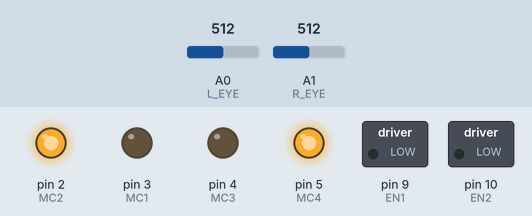
Bench run of a sketch on a simulated Arduino Uno, built with avr-gcc and run on an emulated ATmega328P. Shown: switched loads named in the sketch (green lamp = pin HIGH), output pins drawn as LEDs (lit = HIGH). The inputs (shaded band) are chosen by the test bench; at power-on: A0 (L_EYE) = 512, A1 (R_EYE) = 512.

Above: at 1.2 s.
1.3 s: A0 (L_EYE) set to 444
4.3 s: A0 (L_EYE) set to 418
At 4.55 s:
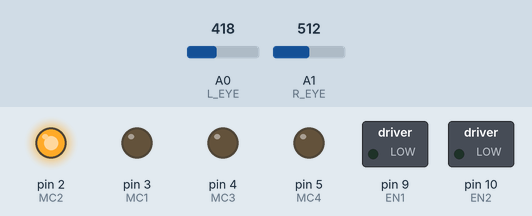
7.3 s: A1 (R_EYE) set to 476
At 7.53 s:
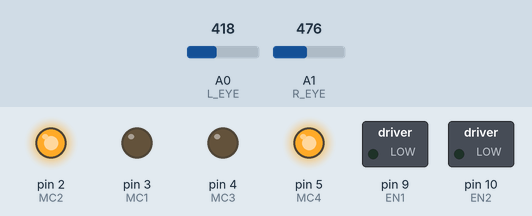
10.3 s: A1 (R_EYE) set to 361
13.3 s: A1 (R_EYE) set to 333
At 13.57 s:
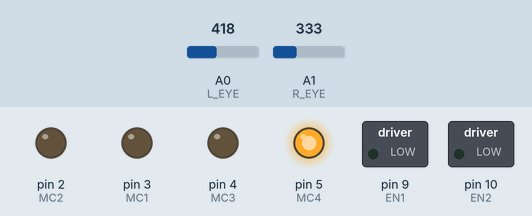
16.3 s: A1 (R_EYE) set to 511
At 16.54 s:
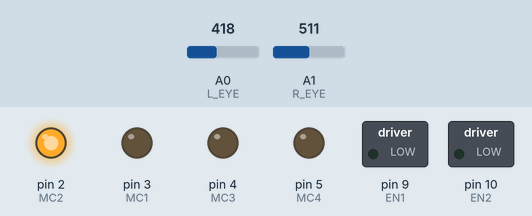
Timing chart, 0 to 20.3 s (numbered marks = the images above; inputs shaded):
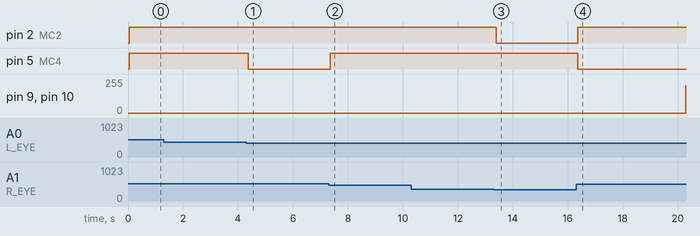

Measured:
- the behaviour switches between 426 and 425 on A0 (L_EYE) (found by bisection; images 0 and 1)
- the behaviour switches between 495 and 494 on A1 (R_EYE) (found by bisection; images 1 and 2)
- the behaviour switches between 343 and 342 on A1 (R_EYE) (found by bisection; images 2 and 3)
- after the input at 4.3 s, pin 5 (MC4): HIGH → LOW after 0.08 s
- after the input at 7.3 s, pin 5 (MC4): LOW → HIGH after 0.05 s
- after the input at 13.3 s, pin 2 (MC2): HIGH → LOW after 0.10 s
- after the input at 16.3 s, pin 2 (MC2): LOW → HIGH after 0.07 s; pin 5 (MC4): HIGH → LOW after 0.07 s

The sketch:

robot_light.ino
```cpp
//ENGINES
const int EN1 = 9; // Enable engine 1
const int MC1 = 3; // H-bridge controls for engine 1
const int MC2 = 2; // H-bridge controls for engine 1

const int EN2 = 10; // Enable engine 2
const int MC3 = 4;  // H-bridge controls for engine 2
const int MC4 = 5;  // H-bridge controls for engine 2

//EYES
const int L_EYE = A0; // LDR 1
const int R_EYE = A1; // LDR 2

int serial_disp = 0; // read data from LDRs

int left_input = 0; // light force from the left LDR
int right_input = 0; // light force from the right LDR
int differ = 0; // light force difference

void setup() {


  // initialize pins for engine 1
  pinMode(EN1,OUTPUT);
  pinMode(MC1,OUTPUT);
  pinMode(MC2,OUTPUT);
  // initialize pins for engine 2
  pinMode(EN2,OUTPUT);
  pinMode(MC3,OUTPUT);
  pinMode(MC4,OUTPUT);

  Serial.begin(9600); // serial port configuration and initialization

  // analog read from LDR
  pinMode(L_EYE,INPUT);
  pinMode(R_EYE,INPUT);

}
/*
void forward(int rate) //
{
  digitalWrite(EN1,LOW); // shout down engines to prevent H-bridge damage
  digitalWrite(EN2,LOW);
  delay(50);
  digitalWrite(MC1,HIGH); // H-bridge for engine 1 forward
  digitalWrite(MC2,LOW);

  digitalWrite(MC3,HIGH); // H-bridge for engine 2 forward
  digitalWrite(MC4,LOW);

  analogWrite(EN1,rate); // Send PWM signal to engines
  analogWrite(EN2,rate);
}
*/

void reverse(int rate)
{
  digitalWrite(EN1,LOW);// shout down engines to prevent H-bridge damage
  digitalWrite(EN2,LOW);
  delay(50);

  digitalWrite(MC1,LOW);  // H-bridge for engine 1 reverse
  digitalWrite(MC2,HIGH);


  digitalWrite(MC3,LOW);  // H-bridge for engine 2 reverse
  digitalWrite(MC4,HIGH);

  analogWrite(EN1,rate); // Send PWM signal to engines
  analogWrite(EN2,rate);
}

void right(int rate)
{
  digitalWrite(EN1,LOW); // shout down engines to prevent H-bridge damage
  digitalWrite(EN2,LOW);
  delay(50);

  digitalWrite(MC1,LOW); // H-bridge for engine 1 reverse
  digitalWrite(MC2,HIGH);


  digitalWrite(MC3,LOW); // H-bridge for engine 2 STOP
  digitalWrite(MC4,LOW);

  analogWrite(EN1,rate); // Send PWM signal to engines
  analogWrite(EN2,rate);
}

void left(int rate)
{
  digitalWrite(EN1,LOW); // shout down engines to prevent H-bridge damage
  digitalWrite(EN2,LOW);
  delay(50);

  digitalWrite(MC1,LOW); // H-bridge for engine 1 STOP
  digitalWrite(MC2,LOW);


  digitalWrite(MC3,LOW); // H-bridge for engine 2 reverse
  digitalWrite(MC4,HIGH);

  analogWrite(EN1,rate); // Send PWM signal to engines
  analogWrite(EN2,rate);
}

void monitor(int val)
{
  Serial.println(val);
  delay(500);
}


void loop() {

  // left  eye
  serial_disp = analogRead(L_EYE); // read data from left LDR
  serial_disp = map(serial_disp,10,500,0,255); // linear maping for 8-bit number
  serial_disp = constrain(serial_disp,0,255); // avoid numbers in range other than 0-255


 // Serial.println("lewe_oko:");
 // Serial.println(serial_disp);

  left_input=serial_disp;

  // right eye
  serial_disp = analogRead(R_EYE); // read data from right LDR
  serial_disp = map(serial_disp,10,500,0,255); // linear maping for 8-bit number
  serial_disp = constrain(serial_disp,0,255); // avoid numbers in range other than 0-255

//  Serial.println("prawe_oko:");
//  Serial.println(serial_disp);

  right_input=serial_disp;


  differ = abs(left_input-right_input);  // difference in light power

  if( differ < 40) // light to weak
  {
    reverse(150);
  }
  else
  {

    if(left_input > right_input) // left light stronger
    {
      left(205); //robot turns left

    }
    else if(left_input <= right_input) // right light stronger
    {
      right(205); //robot turns right

    }

  }

}
```
